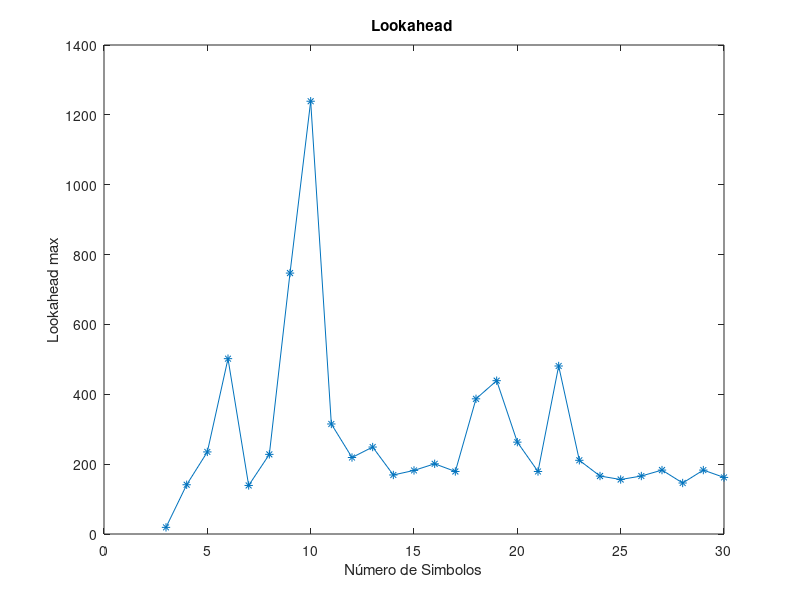

Reproduce this figure in MATLAB.
clear all;
close all;

file = load("output30.txt");

n = file(:, 1);
time = file(:, 10);
lookahead = file(:, 9);
% 
% figure(1)
% plot(n, time);
% title 'Tempos de Execução'
% xlabel 'Número de Simbolos'
% ylabel 'Tempo (s)'


figure(2)
plot(n, lookahead, "-*");
title 'Lookahead '
xlabel 'Número de Simbolos'
ylabel 'Lookahead max'
